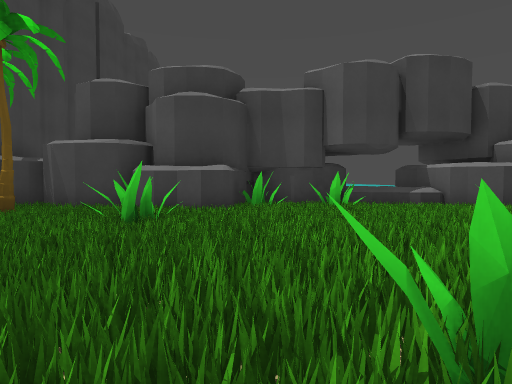
View 1 (above)

18 first-person views from a walk through a Godot game level. The camera is 1.2 m above the floor, tilts 2° down and sees 75° across. The floor is counted in squares, 2 m on a side. Each view is taken from the middle of a square. On the plan, view 1 faces up. The plan holds only what a view shows up to about 10 squares ahead; the rest is blank. The place goes on beyond the plan. Some surface patterns are stand-ins.

View 2
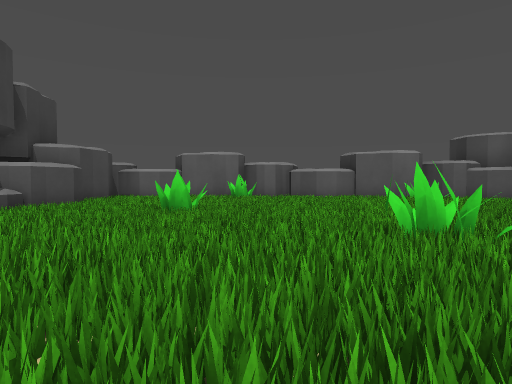

View 3
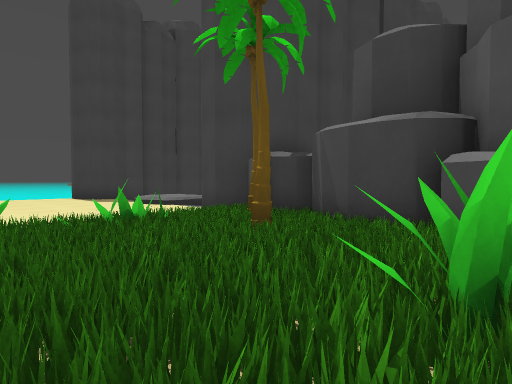

View 4
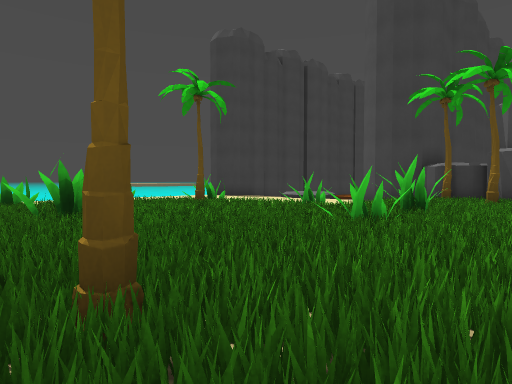

View 5
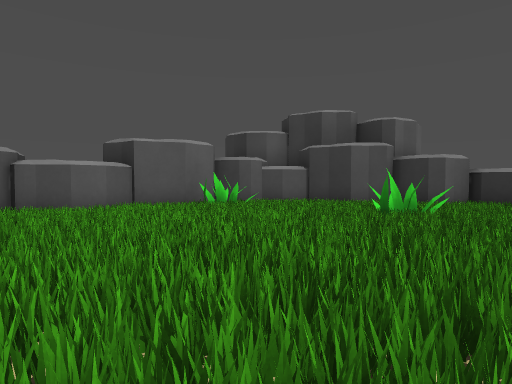

View 6
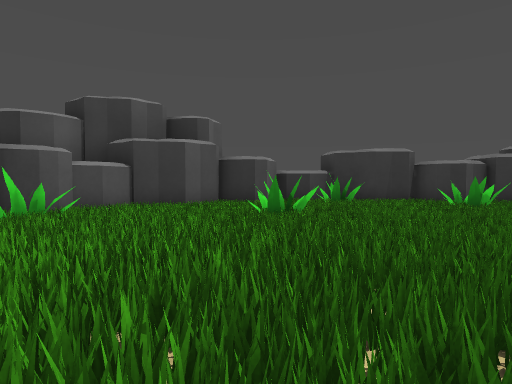

View 7
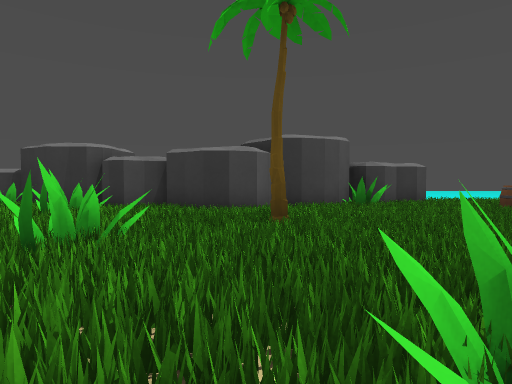

View 8
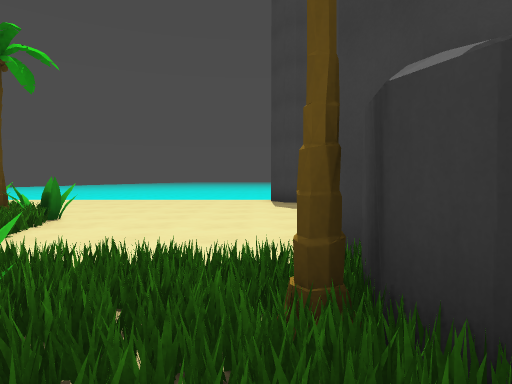

View 9
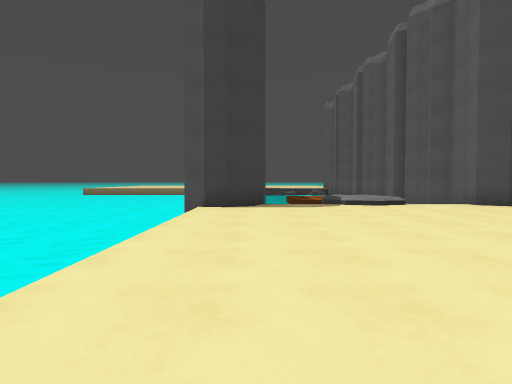

View 10
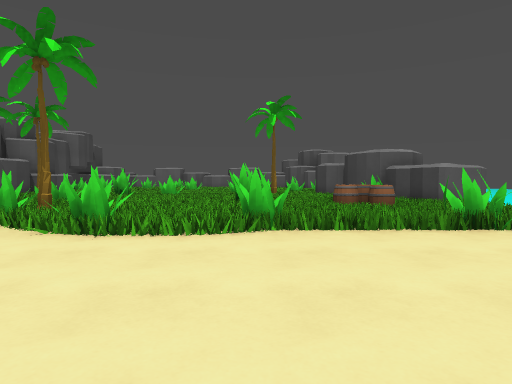

View 11
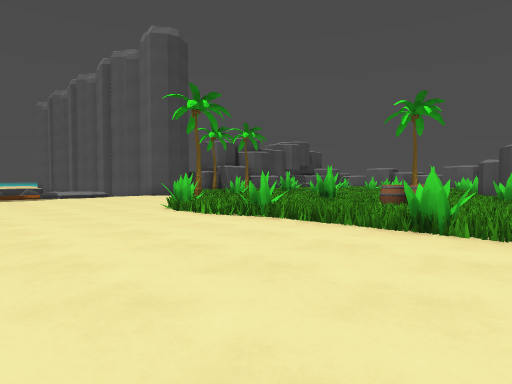

View 12
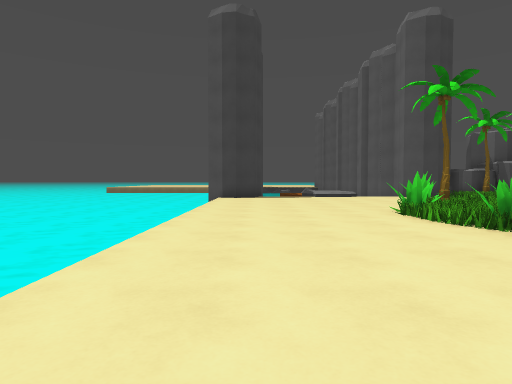

View 13
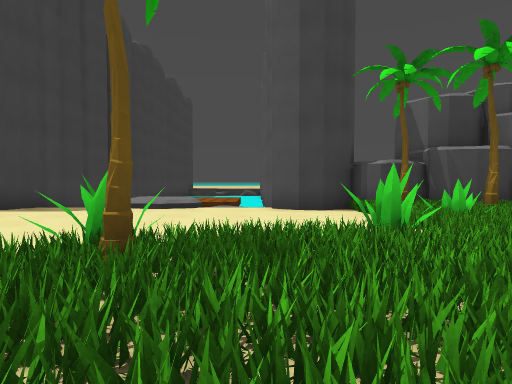

View 14
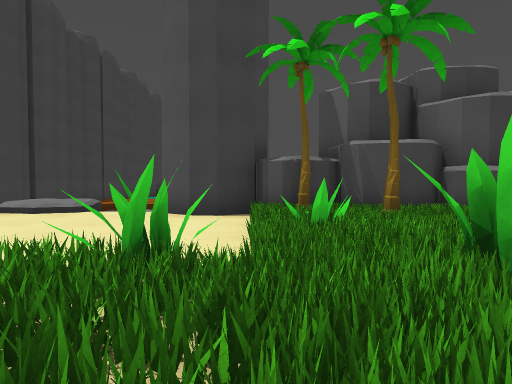

View 15
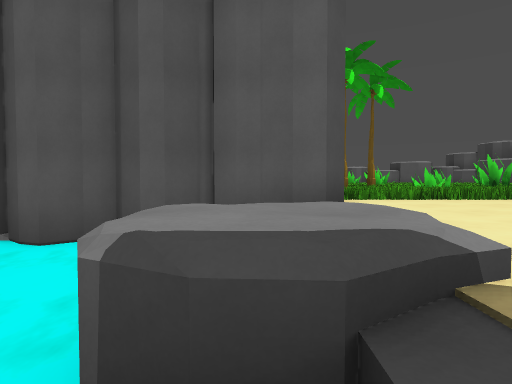

View 16
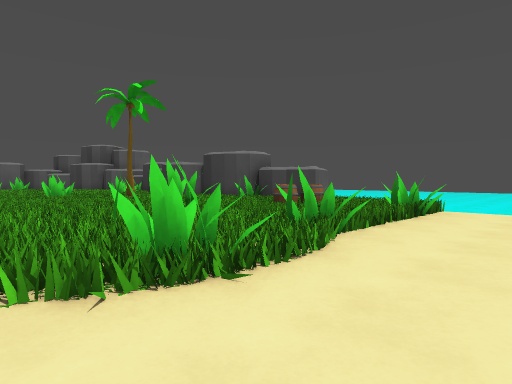

View 17
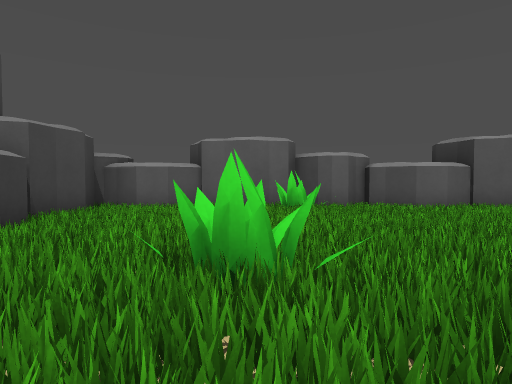

View 18
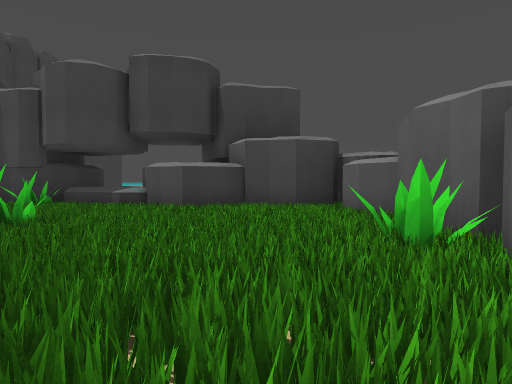

### Floor plan
Key: @ floor where view 1 was taken; # wall or solid block; x gap in a wall; . main floor; : floor 0.5 m higher than the main floor; / step, stairs or slope; = window, fence, low wall or low ledge; ≈ water the walk keeps out of; ^ raised ledge; T palm tree.
Columns run from 14 left of view 1 to 7 right of it. Each row starts with its distance up from view 1.
 10   #   ≈≈#
  9   #  ≈≈≈#
  8   # ≈≈≈≈#
  7 ≈ #//://#     # ^#
  6 ≈##.//..########^#####
  5 ≈.........T..#.......#
  4 ≈.........#T.x  ..  .#
  3 ≈.........x..# ..#  ##
  2 ≈.....#.#.#... ...  ##
  1 ≈.....T...#....#.....#
  0 ≈....=....#...@#   ..#
 -1 ≈..... .    #.      ##
 -2 ≈....# .#  .=   .# .#
 -3 ≈.....     T..# .. .#
 -4  .....     ##.x  .###
 -5  ....#  .##########
 -6  .....  ##     #
 -7         ≈#

Where each view was taken, in squares from view 1:
view 1: 0 up, 0 right, facing up
view 2: 2 up, 2 left, facing right
view 3: 2 up, 1 left, facing up-left
view 4: 3 down, 2 left, facing up-left
view 5: 2 up, 1 right, facing down-right
view 6: 2 up, 3 right, facing down
view 7: 1 up, 3 left, facing down
view 8: 5 up, 3 left, facing left
view 9: 2 down, 12 left, facing up
view 10: 2 down, 13 left, facing right
view 11: 6 down, 13 left, facing up-right
view 12: 6 down, 12 left, facing up
view 13: 1 down, 7 left, facing up
view 14: 0 up, 5 left, facing up
view 15: 7 up, 11 left, facing right
view 16: 1 up, 11 left, facing down-right
view 17: 3 up, 1 right, facing right
view 18: 0 up, 5 right, facing up
